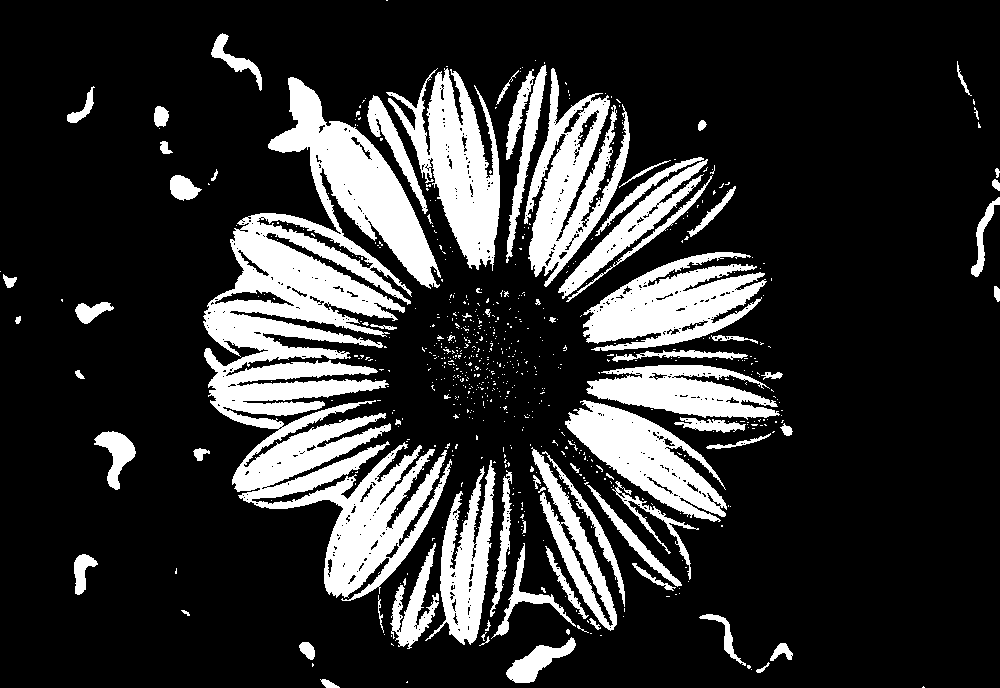
#> input picture assignment3/0_binary.png, 1000 x 688 px
$ python assignment3.py
#> lines starting #> are read from the running program, lines starting #| are printed output that depends on the picture; after the words box and inside, x2 and y2 are one past the last pixel; in counts of white or black regions, pixels touching at a corner belong together
from pathlib import Path

import numpy as np
from PIL import Image, ImageDraw, ImageFont

########################################################

# path
folder = Path(__file__).resolve().parent
input_path = folder / "0_binary.png"
dilation_path = folder / "1_dilation.png"
erosion_path = folder / "2_erosion.png"
opening_path = folder / "3_opening.png"
closing_path = folder / "4_closing.png"
comparison_path = folder / "5_comparison.png"

########################################################


def dilation(image, kernel):
    height, width = image.shape
    pad_y = kernel.shape[0] // 2
    pad_x = kernel.shape[1] // 2

    # zero padding
    padded = np.pad(image, ((pad_y, pad_y), (pad_x, pad_x)))
    result = np.zeros_like(image)

    for y, x in np.argwhere(kernel):
        # maximum pixel value
        result = np.maximum(result, padded[y : y + height, x : x + width])

    return result


def erosion(image, kernel):
    height, width = image.shape
    pad_y = kernel.shape[0] // 2
    pad_x = kernel.shape[1] // 2

    # zero padding
    padded = np.pad(image, ((pad_y, pad_y), (pad_x, pad_x)))
    result = np.full_like(image, 255)

    for y, x in np.argwhere(kernel):
        # minimum pixel value
        result = np.minimum(result, padded[y : y + height, x : x + width])

    return result


def morphology_results(image, kernel):
    pad_y = kernel.shape[0] // 2
    pad_x = kernel.shape[1] // 2
    padded = np.pad(
        image,
        ((pad_y, pad_y), (pad_x, pad_x)),
        constant_values=0,
    )

    dilation_padded = dilation(padded, kernel)
    erosion_padded = erosion(padded, kernel)

    # opening: erosion 후 dilation
    opening_padded = dilation(erosion_padded, kernel)

    # closing: dilation 후 erosion
    closing_padded = erosion(dilation_padded, kernel)

    return (
        dilation_padded[pad_y:-pad_y, pad_x:-pad_x],
        erosion_padded[pad_y:-pad_y, pad_x:-pad_x],
        opening_padded[pad_y:-pad_y, pad_x:-pad_x],
        closing_padded[pad_y:-pad_y, pad_x:-pad_x],
    )


# 잎 전체에 모든 방향으로 같은 기준을 적용하도록 7x7 정사각형 SE 사용
structuring_element = np.ones((7, 7), dtype=np.uint8)

# 검은 배경을 유지하며 입력을 0과 255의 이진 영상으로 변환
source = Image.open(input_path).convert("RGBA")
#> source is the input picture: PIL image 1000x688 RGBA; mean R, G, B, A 50, 50, 50, 255
black_background = Image.new("RGBA", source.size, (0, 0, 0, 255))
binary_image = np.asarray(
    Image.alpha_composite(black_background, source).convert("L")
)
#> binary_image: shape (688, 1000); 19.6% white; 712 white regions (635 under 20 px), largest, box (x1, y1, x2, y2) and area: (203, 77, 452, 601) 51750, (386, 68, 500, 271) 10286, (583, 252, 767, 351) 9966
binary_image = np.where(binary_image >= 128, 255, 0).astype(np.uint8)

# 작은 흰 잡음과 잎 안의 검은 틈이 보여 형태학적 변화를 비교하기 적합한 이진 영상
(
    dilated,
    eroded,
    opening,
    closing,
) = morphology_results(binary_image, structuring_element)
#> in morphology_results, `padded = np.pad( image, ((pad_y, pad_y), (pad_x, pad_x)), constant_val..`:
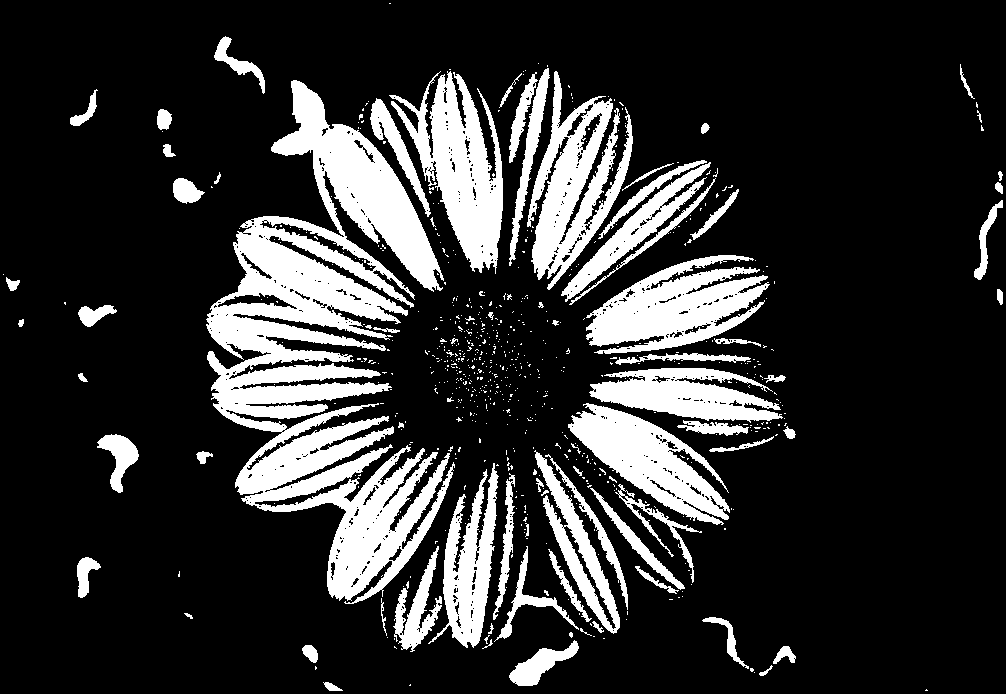
#> padded: shape (694, 1006); 19.3% white; 712 white regions (635 under 20 px), largest, box (x1, y1, x2, y2) and area: (206, 80, 455, 604) 51750, (389, 71, 503, 274) 10286, (586, 255, 770, 354) 9966
#> in dilation, `padded = np.pad(image, ((pad_y, pad_y), (pad_x, pad_x)))`: padded: shape (700, 1012); 19.1% white; 712 white regions (635 under 20 px), largest, box (x1, y1, x2, y2) and area: (209, 83, 458, 607) 51750, (392, 74, 506, 277) 10286, (589, 258, 773, 357) 9966
#> after the loop in dilation, `for y, x in np.argwhere(kernel):`: result: shape (694, 1006); 32.6% white; 51 white regions, largest, box (x1, y1, x2, y2) and area: (203, 60, 742, 689) 154366, (552, 252, 799, 603) 46956, (422, 288, 543, 425) 8285
#> after the loop in erosion, `for y, x in np.argwhere(kernel):`: result: shape (694, 1006); 6.9% white; 204 white regions (151 under 20 px), largest, box (x1, y1, x2, y2) and area: (276, 84, 435, 285) 7265, (435, 86, 500, 265) 4805, (576, 410, 716, 514) 4113
#> in dilation (call 2), `padded = np.pad(image, ((pad_y, pad_y), (pad_x, pad_x)))`: padded: shape (700, 1012); 6.8% white; 204 white regions (151 under 20 px), largest, box (x1, y1, x2, y2) and area: (279, 87, 438, 288) 7265, (438, 89, 503, 268) 4805, (579, 413, 719, 517) 4113
#> after the loop in dilation (call 2), `for y, x in np.argwhere(kernel):`:
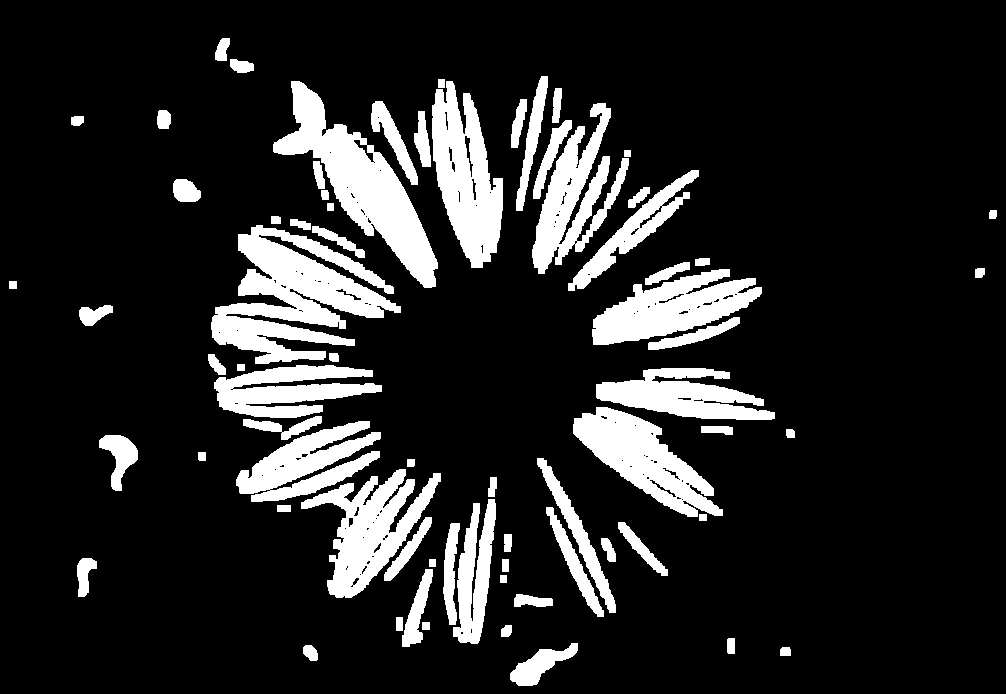
#> result: shape (694, 1006); 15.1% white; 71 white regions, largest, box (x1, y1, x2, y2) and area: (211, 225, 401, 364) 12908, (273, 81, 438, 288) 10425, (432, 81, 503, 268) 7932
#> in erosion (call 2), `padded = np.pad(image, ((pad_y, pad_y), (pad_x, pad_x)))`: padded: shape (700, 1012); 32.1% white; 51 white regions, largest, box (x1, y1, x2, y2) and area: (206, 63, 745, 692) 154366, (555, 255, 802, 606) 46956, (425, 291, 546, 428) 8285
#> after the loop in erosion (call 2), `for y, x in np.argwhere(kernel):`:
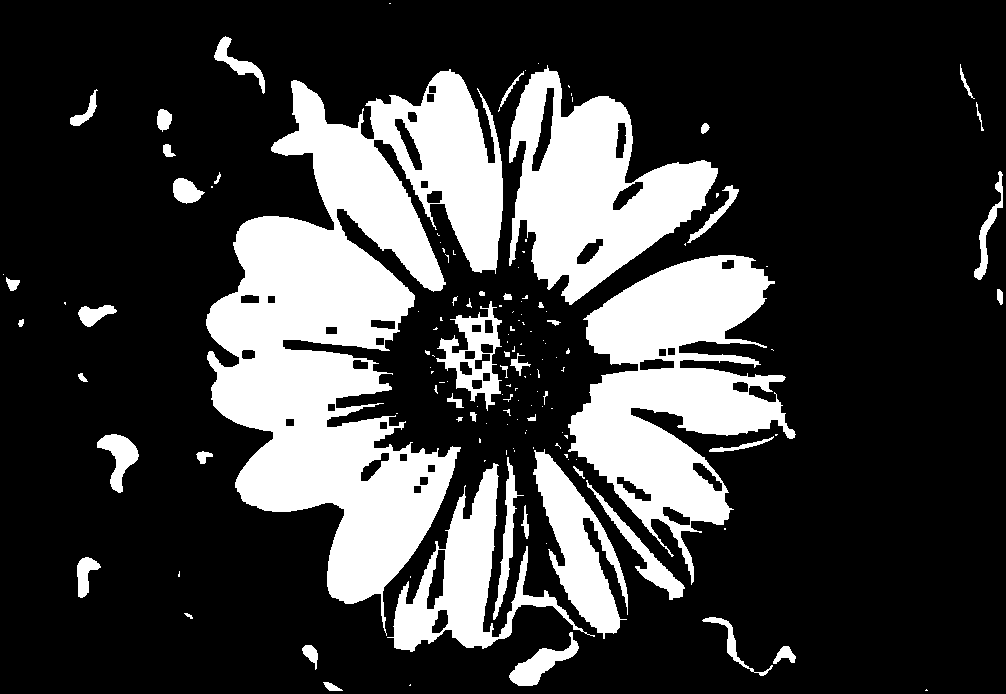
#> result: shape (694, 1006); 24.2% white; 141 white regions (89 under 20 px), largest, box (x1, y1, x2, y2) and area: (206, 69, 503, 636) 77296, (568, 255, 796, 585) 33850, (509, 65, 718, 305) 24174
#> dilated: shape (688, 1000); 33% white; 51 white regions, largest, box (x1, y1, x2, y2) and area: (200, 57, 739, 686) 154366, (549, 249, 796, 600) 46956, (419, 285, 540, 422) 8285
#> eroded: shape (688, 1000); 7% white; 204 white regions (151 under 20 px), largest, box (x1, y1, x2, y2) and area: (273, 81, 432, 282) 7265, (432, 83, 497, 262) 4805, (573, 407, 713, 511) 4113
#> opening: shape (688, 1000); 15.3% white; 71 white regions, largest, box (x1, y1, x2, y2) and area: (208, 222, 398, 361) 12908, (270, 78, 435, 285) 10425, (429, 78, 500, 265) 7932
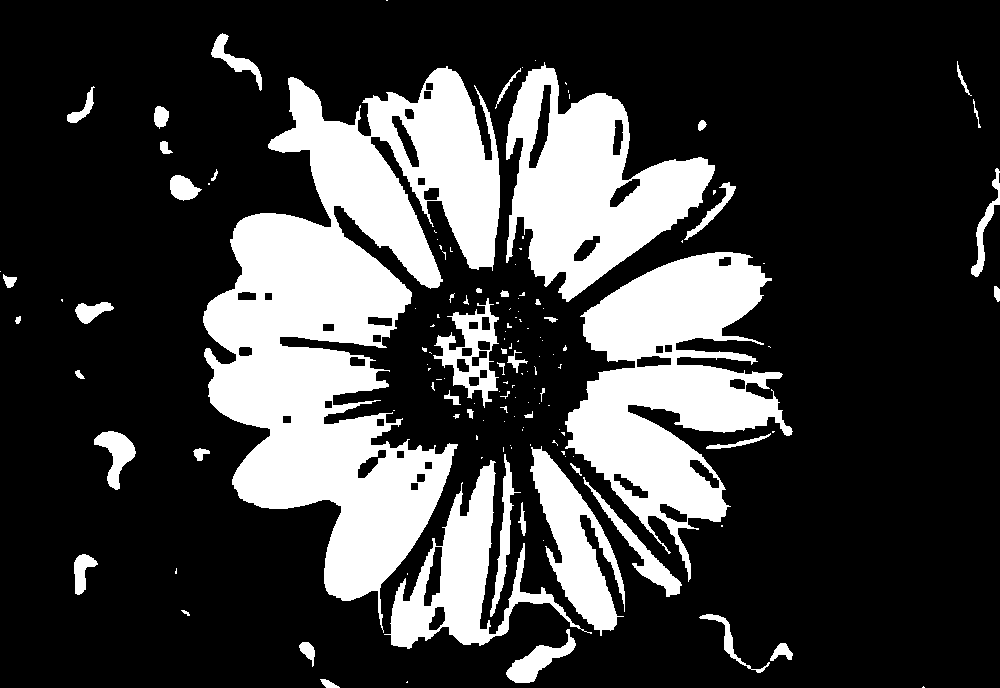
#> closing: shape (688, 1000); 24.5% white; 141 white regions (89 under 20 px), largest, box (x1, y1, x2, y2) and area: (203, 66, 500, 633) 77296, (565, 252, 793, 582) 33850, (506, 62, 715, 302) 24174

# save
Image.fromarray(dilated).save(dilation_path)
Image.fromarray(eroded).save(erosion_path)
Image.fromarray(opening).save(opening_path)
Image.fromarray(closing).save(closing_path)

########################################################

# 처리 단계 비교 이미지
images = [
    binary_image,
    dilated,
    eroded,
    opening,
    closing,
]

titles = [
    "0. Input",
    "1. Dilation 7x7",
    "2. Erosion 7x7",
    "3. Opening 7x7",
    "4. Closing 7x7",
]

panel_width = 320
panel_height = 220
cell_width = 340
cell_height = 258
sheet = Image.new("RGB", (cell_width * 3 + 20, cell_height * 2 + 20), "white")
#> sheet: PIL image 1040x536 RGB; every value is 255
draw = ImageDraw.Draw(sheet)
font = ImageFont.load_default(size=17)

for index, (image, title) in enumerate(zip(images, titles)):
    column = index % 3
    row = index // 3
    x = 10 + column * cell_width
    y = 10 + row * cell_height
    draw.text((x, y), title, fill="black", font=font)
    preview = Image.fromarray(image).convert("RGB").resize(
        (panel_width, panel_height), Image.Resampling.LANCZOS
    )
    sheet.paste(preview, (x, y + 26))
#> this loop made 5 passes
#> (title, column, row, x, y) on passes 1 to 5: ('0. Input', 0, 0, 10, 10), ('1. Dilation 7x7', 1, 0, 350, 10), ('2. Erosion 7x7', 2, 0, 690, 10), ('3. Opening 7x7', 0, 1, 10, 268), ('4. Closing 7x7', 1, 1, 350, 268)
#> pass 1, `preview = Image.fromarray(image).convert("RGB").resize( (panel_width, ..`:
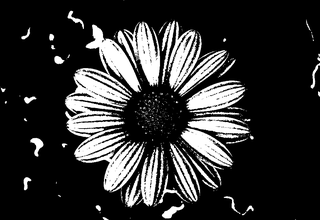
#> preview: PIL image 320x220 RGB; min 0, max 255, mean 50
#> after the loop:
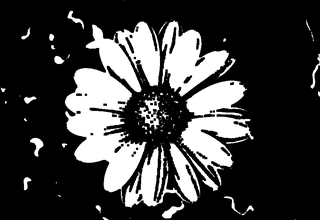
#> preview: PIL image 320x220 RGB; min 0, max 255, mean 62.7
#> after the loop:
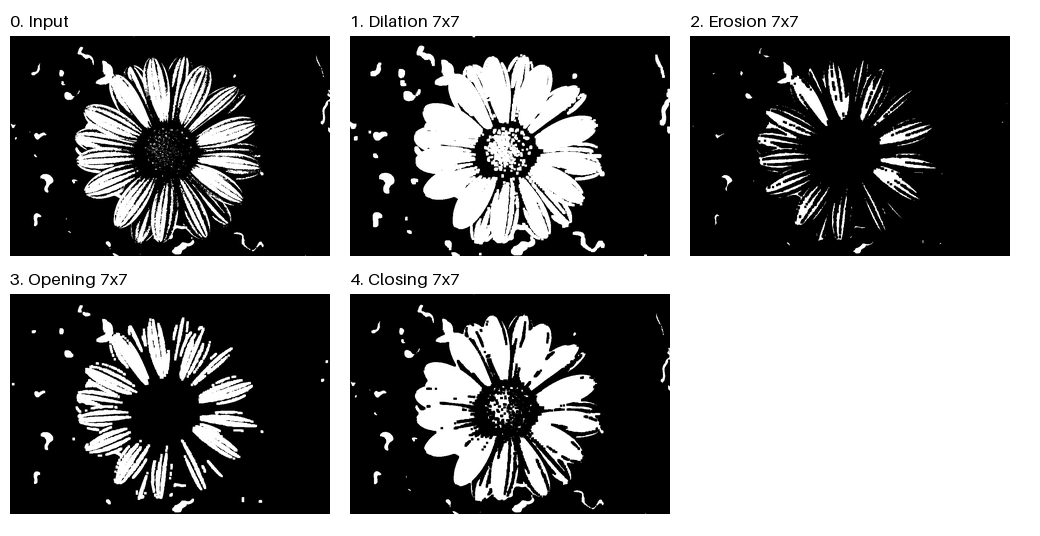
#> sheet: PIL image 1040x536 RGB; min 0, max 255, mean 125.3

sheet.save(comparison_path)

print("All four morphological results and the comparison were saved.")
